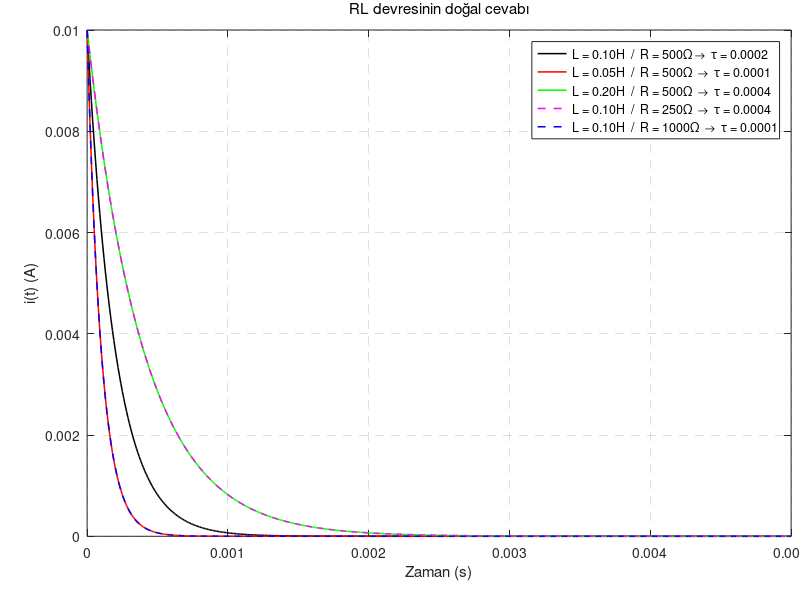

The MATLAB script that drew this image:
clear all; close all; clc;
T = 1e-5; stopTime = 0.005; % 5ms
R1 = 1e3 / 2; % 1kohm
L1 = 100  / 1000; % 1000H
R2 = R1; L2 = 0.5*L1 ;
R3 = R1; L3 = 2*L1;
R4 = 0.5*R1; L4 = L1;
R5 = 2*R1; L5 = L1;
i0 = 0.01*ones(1,5);
% i0 = [0.01, 0.01, 0.01, 0.02, 0.005];
Vcc = 5;
t = 0:T:stopTime;
i1 = i0(1)*exp(-(R1/L1)*t);
i2 = i0(2)*exp(-(R2/L2)*t);
i3 = i0(3)*exp(-(R3/L3)*t);
i4 = i0(4)*exp(-(R4/L4)*t);
i5 = i0(5)*exp(-(R5/L5)*t);
fprintf('Zaman sabitleri tau = L/R\n');
tau = [L1/R1; L2/R2; L3/R3; L4/R4; L5/R5]
%%
figure(1);
lw = 1.1;
plot(t, i1, 'k-', 'linewidth', lw);
hold on;
plot(t, i2, 'r-', 'linewidth', lw);
plot(t, i3, 'g-', 'linewidth', lw);
plot(t, i4, 'm--', 'linewidth', lw);
plot(t, i5, 'b--', 'linewidth', lw);
hold off;
set(gca, 'position', [0.1089    0.1062    0.8800    0.8438]);
xlabel('Zaman (s)');
ylabel('i(t) (A)');
title('RL devresinin doğal cevabı', 'fontweight', 'normal');
leg1 = sprintf('L = %.2fH  /  R = %i\\Omega \\rightarrow  \\tau = %.4f', L1, R1, tau(1));
leg2 = sprintf('L = %.2fH  /  R = %i\\Omega  \\rightarrow  \\tau = %.4f', L2, R2, tau(2));
leg3 = sprintf('L = %.2fH  /  R = %i\\Omega  \\rightarrow  \\tau = %.4f', L3, R3, tau(3));
leg4 = sprintf('L = %.2fH  /  R = %i\\Omega  \\rightarrow  \\tau = %.4f', L4, R4, tau(4));
leg5 = sprintf('L = %.2fH  /  R = %i\\Omega  \\rightarrow  \\tau = %.4f', L5, R5, tau(5));
legend(leg1, leg2, leg3, leg4, leg5, 'location', 'northeast');
set(legend, 'Interpreter', 'tex');
grid on;
set(gca, 'gridlinestyle', '--');